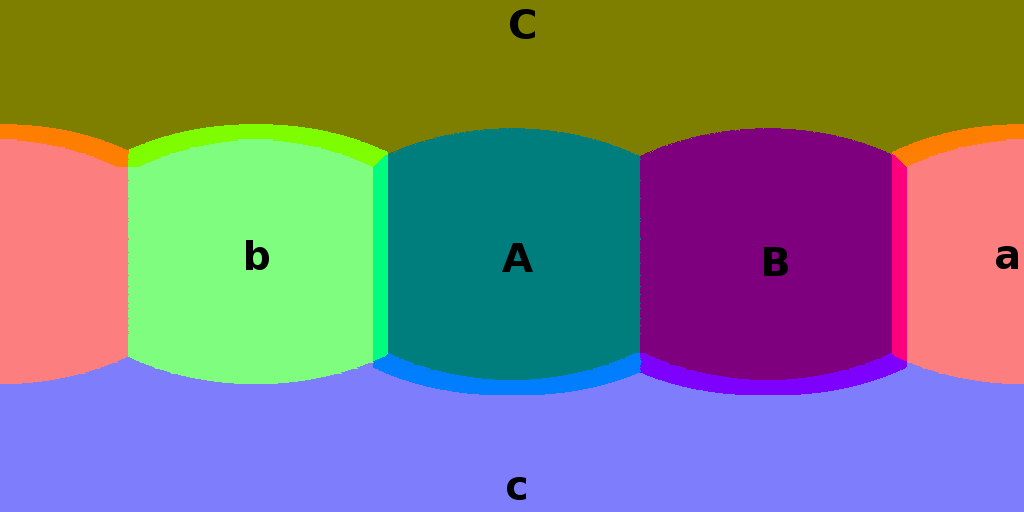
#> input picture equirect-test.png, 1024 x 512 px
$ python main.py equirect-test.png 5 5 5 out.png
#> lines starting #> are read from the running program, lines starting #| are printed output that depends on the picture
### equirect_rotate.py
import sys
import numpy as np
import math

def getRotMatrix(rot_x, rot_y, rot_z, unit='degree'):
    if(unit == 'degree'):
        rot_x = np.deg2rad(rot_x)
        rot_y = np.deg2rad(rot_y)
        rot_z = np.deg2rad(rot_z)

    RotMat_X = np.array([[1, 0, 0],
                         [0, math.cos(rot_x), -math.sin(rot_x)],
                         [0, math.sin(rot_x), math.cos(rot_x)]])
    RotMat_Y = np.array([[math.cos(rot_y), 0, math.sin(rot_y)],
                         [0, 1, 0],
                         [-math.sin(rot_y), 0, math.cos(rot_y)]])
    RotMat_Z = np.array([[math.cos(rot_z), -math.sin(rot_z), 0],
                         [math.sin(rot_z), math.cos(rot_z), 0],
                         [0, 0, 1]])
    return np.matmul(np.matmul(RotMat_X, RotMat_Y), RotMat_Z)

def Pixel2LonLat(equirect):
    # LongLat - shape = (N, 2N, (Long, Lat))
    Lon = np.array([2*(x/equirect.shape[1]-0.5)*np.pi for x in range(equirect.shape[1])])
    Lat = np.array([(0.5-y/equirect.shape[0])*np.pi for y in range(equirect.shape[0])])

    Lon = np.tile(Lon, (equirect.shape[0], 1))
    Lat = np.tile(Lat.reshape(equirect.shape[0], 1), (equirect.shape[1]))

    return np.dstack((Lon, Lat))

def LonLat2Sphere(LonLat):
    x = np.cos(LonLat[:, :, 1])*np.cos(LonLat[:, :, 0])
    y = np.cos(LonLat[:, :, 1])*np.sin(LonLat[:, :, 0])
    z = np.sin(LonLat[:, :, 1])

    return np.dstack((x, y, z))

def Sphere2LonLat(xyz):
    Lon = np.arctan2(xyz[:, :, 1], xyz[:, :, 0])
    Lat = np.pi/2 - np.arccos(xyz[:, :, 2])

    return np.dstack((Lon, Lat))

def LonLat2Pixel(LonLat):
    width = LonLat.shape[1]
    height = LonLat.shape[0]
    j = (width*(LonLat[:, :, 0]/(2*np.pi)+0.5))%width
    i = (height*(0.5-(LonLat[:, :, 1]/np.pi)))%height

    return np.dstack((i, j)).astype('int')

def isEquirect(height, width):
    if(height*2 != width):
        print("Warning: Source Image is not an Equirectangular Image...")
        print("height is %d, width is %d" %(height, width))
        return False
    return True

def Equirect_Rotate(src_img, rot_x, rot_y, rot_z, isInverse = False, unit = 'degree'):
    height = src_img.shape[0]
    width = src_img.shape[1]
    if(not isEquirect(height, width)):
        print("End program...")
        return

    Rot_Matrix = getRotMatrix(rot_x, rot_y, rot_z, unit)
    if(isInverse):
        Rot_Matrix = np.transpose(Rot_Matrix)

    out_img = np.zeros_like(src_img)

    # mapping equirect coordinate into LonLat coordinate system
    out_LonLat = Pixel2LonLat(out_img)

    # mapping LonLat coordinate into xyz(sphere) coordinate system
    out_xyz = LonLat2Sphere(out_LonLat)

    src_xyz = np.zeros_like(out_xyz)
    Rt = np.transpose(Rot_Matrix)
    for i in range(height):
        for j in range(width):
            src_xyz[i][j] = np.matmul(Rt, out_xyz[i][j])

    # mapping xyz(sphere) coordinate into LonLat Coordinate system
    src_LonLat = Sphere2LonLat(src_xyz)

    # mapping LonLat coordinate into equirect coordinate system
    src_Pixel = LonLat2Pixel(src_LonLat)

    for i in range(height):
        for j in range(width):
            pixel = src_Pixel[i][j]
            out_img[i][j] = src_img[pixel[0]][pixel[1]]

    return out_img

### main.py
from PIL import Image
import sys
import numpy as np
import argparse

import equirect_rotate

if __name__ == "__main__":
    parser = argparse.ArgumentParser(description='Description of Equirect Rotate')
    parser.add_argument('file_path', type=str, help="file path")
    parser.add_argument('X', type=int, help="x rotation value")
    parser.add_argument('Y', type=int, help="y rotation value")
    parser.add_argument('Z', type=int, help="z rotation value")
    parser.add_argument('outfile_name', type=str, help='output file name')
    parser.add_argument('--isInverse', required=False, help='Inverse Transformation. True or False')
    parser.add_argument('--unit', type=str, required=False, help='degree or rad, default unit is degree')
    args = parser.parse_args()

    src_path = args.file_path
    rot_x = args.X
    rot_y = args.Y
    rot_z = args.Z

    outfile_name = args.outfile_name
    isInverse = args.isInverse
    unit = args.unit

    # open source image
    src_img = np.array(Image.open(src_path))
#> src_img is the input picture: shape (512, 1024, 3); mean R, G, B 124.7, 124.7, 124.6

    out_img = equirect_rotate.Equirect_Rotate(src_img, rot_x, rot_y, rot_z, isInverse, unit)
#> in Equirect_Rotate, `out_LonLat = Pixel2LonLat(out_img)`: out_img: shape (512, 1024, 3); every value is 0
#> after the loop in Equirect_Rotate, `for i in range(height):`:
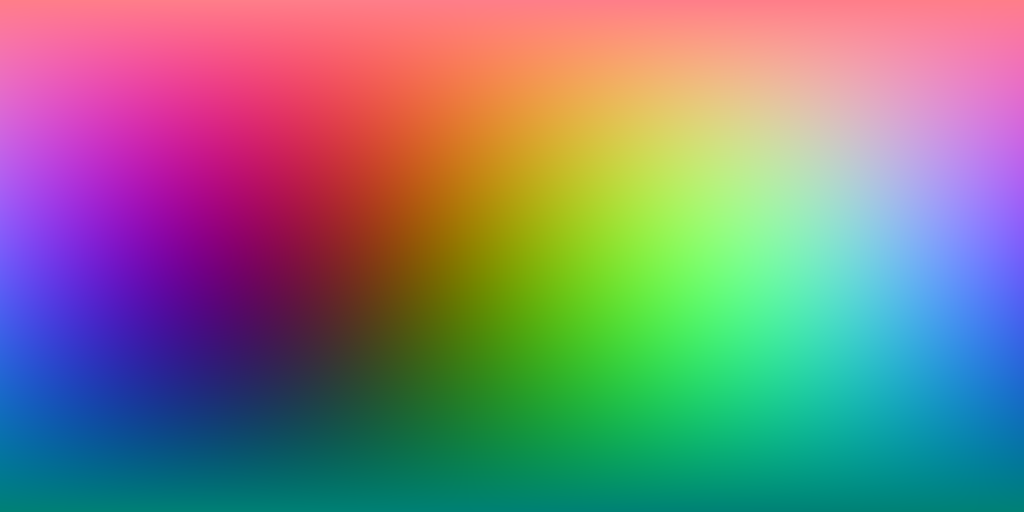
#> src_xyz: shape (512, 1024, 3) float64; mean of channels 0, 1, 2 0.00195, -2.18e-05, 0.000157; drawn with min black and max white
#> in Sphere2LonLat, `Lon = np.arctan2(xyz[:, :, 1], xyz[:, :, 0])`:
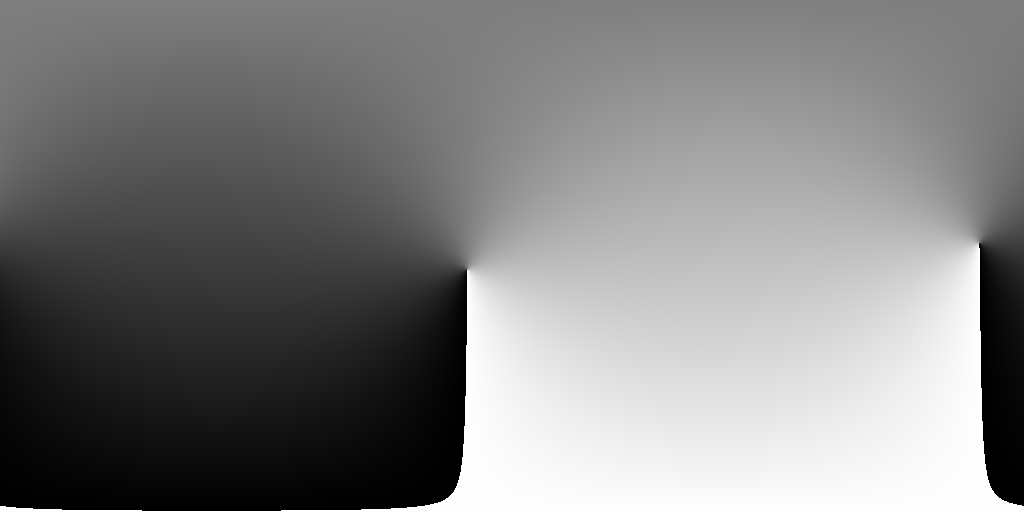
#> Lon: shape (512, 1024) float64; min -3.14, max 3.14, mean 0.0295; drawn with min black and max white
#> in Sphere2LonLat, `Lat = np.pi/2 - np.arccos(xyz[:, :, 2])`:
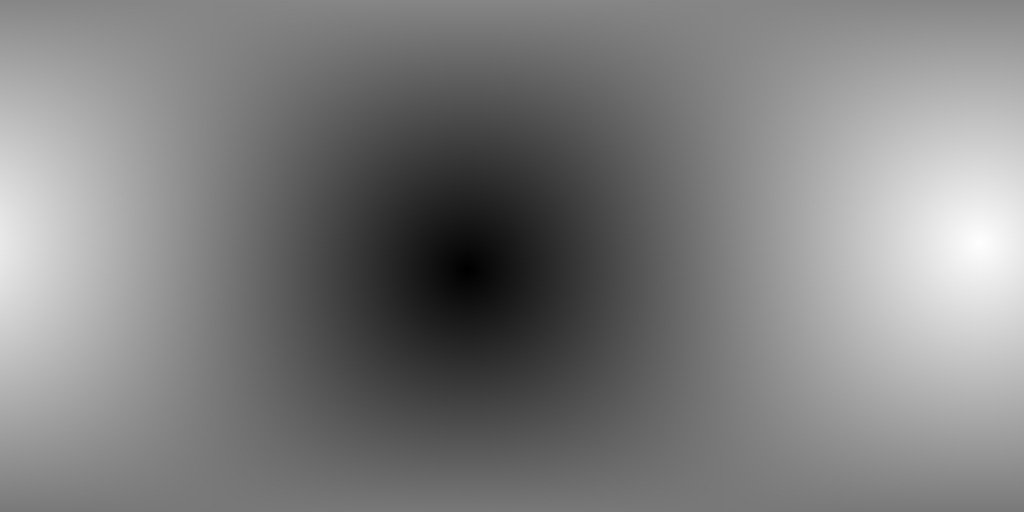
#> Lat: shape (512, 1024) float64; min -1.57, max 1.57, mean 0.000157; drawn with min black and max white
#> in LonLat2Pixel, `i = (height*(0.5-(LonLat[:, :, 1]/np.pi)))%height`:
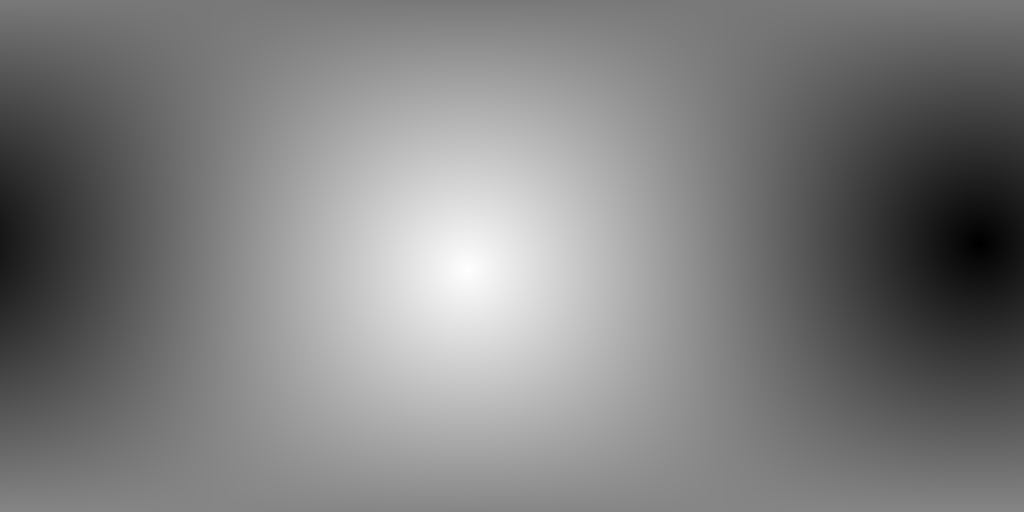
#> i: shape (512, 1024) float64; min 0.136, max 511.9, mean 256; drawn with min black and max white
#> after the loop in Equirect_Rotate, `for i in range(height):`:
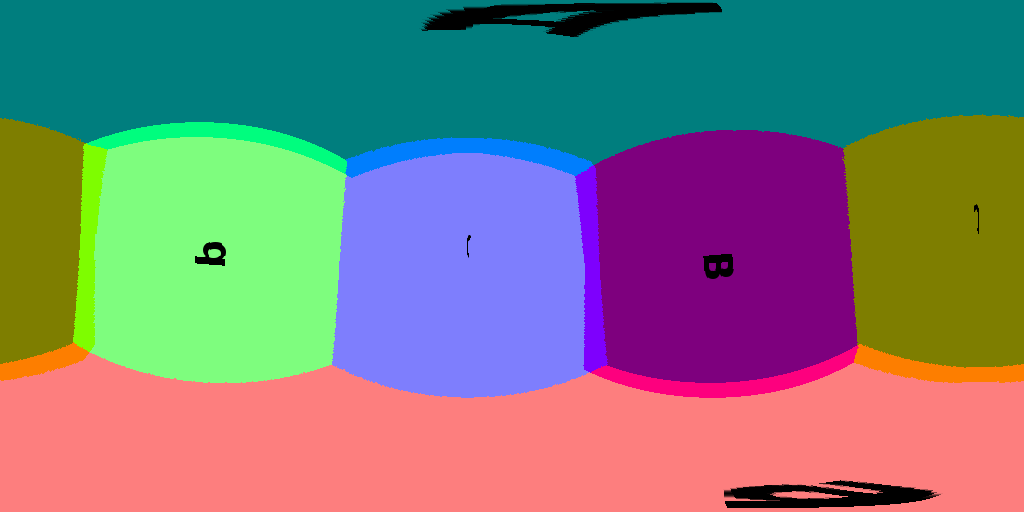
#> out_img: shape (512, 1024, 3); mean of channels 0, 1, 2 123.2, 123, 122.7; drawn as R, G, B

    # save output image
    Image.fromarray(out_img).save(outfile_name)
